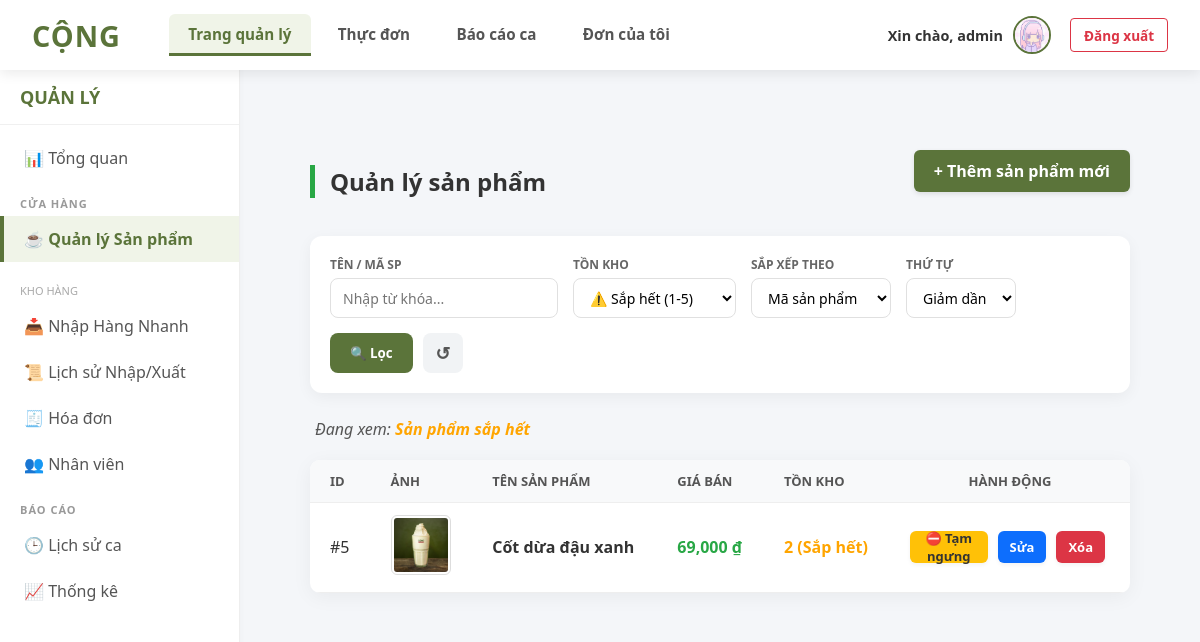
/admin/product_list.php?view=low (signed in), run on the app's committed database.
### tables this page shows
CREATE TABLE `users` (
  `id` int(11) NOT NULL,
  `username` varchar(100) NOT NULL,
  `password` varchar(255) NOT NULL COMMENT 'Lưu mật khẩu đã hash',
  `full_name` varchar(255) DEFAULT NULL,
  `role` enum('admin','staff') NOT NULL DEFAULT 'staff',
  `security_code` varchar(50) DEFAULT NULL,
  `shift` varchar(20) DEFAULT 'full',
  `gender` varchar(10) DEFAULT 'Khác',
  `birth_year` int(11) DEFAULT 2000,
  `phone` varchar(20) DEFAULT '',
  `address` text DEFAULT '',
  `avatar` varchar(255) DEFAULT 'default_user.png'
);

CREATE TABLE `products` (
  `id` int(11) NOT NULL,
  `category_id` int(11) NOT NULL,
  `name` varchar(255) NOT NULL,
  `price` int(11) NOT NULL,
  `original_price` decimal(10,2) DEFAULT 0.00,
  `stock` int(11) NOT NULL,
  `image` varchar(255) DEFAULT 'default.jpg',
  `description` text DEFAULT NULL,
  `is_locked` tinyint(1) DEFAULT 0
);

### admin/product_list.php (the view, shortened to what this page needs)
<?php
require '../includes/header.php';
require '../includes/admin_sidebar.php';
echo '<div class="main-with-sidebar">';
$search = "";
$stock_filter = "all";
$sort_by = "id";
$order_dir = "DESC";
$sql = "SELECT * FROM products WHERE 1=1";
if (isset($_GET['view']) && $_GET['view'] == 'low') {
    $stock_filter = 'low';
    $sql .= " AND stock <= 5";
}
$sql .= " ORDER BY $sort_by $order_dir";
$result = mysqli_query($conn, $sql);
?>
<div class="admin-wrapper" style="margin: 0; max-width: none;">
    <div style="display:flex; justify-content:space-between; align-items:center; margin-bottom: 1.5rem;">
        <h2 class="title-product" style="margin-bottom:0;">Quản lý sản phẩm</h2>
        <a href="product_add.php" class="btn-add">+ Thêm sản phẩm mới</a>
    </div>
    <div class="filter-card">
        <form method="GET" action="" class="filter-row">
            <div class="filter-group">
                <label>Tên / Mã SP</label>
                <input type="text" name="search" class="form-control" placeholder="Nhập từ khóa..." value="<?php echo htmlspecialchars($search); ?>">
            </div>
            <div class="filter-group">
                <label>Tồn kho</label>
                <select name="stock_filter" class="form-control">
                    <option value="low" <?php if($stock_filter == 'low') echo 'selected'; ?>>⚠️ Sắp hết (1-5)</option>
                </select>
            </div>
            <div class="filter-group">
                <label>Sắp xếp theo</label>
                <select name="sort_by" class="form-control">
                    <option value="id" <?php if($sort_by == 'id') echo 'selected'; ?>>Mã sản phẩm</option>
                </select>
            </div>
            <div class="filter-group">
                <label>Thứ tự</label>
                <select name="order_dir" class="form-control" style="min-width: 100px;">
                    <option value="DESC" <?php if($order_dir == 'DESC') echo 'selected'; ?>>Giảm dần</option>
                </select>
            </div>
            <div class="filter-group action-group" style="flex-direction: row; align-items: flex-end;">
                <button type="submit" class="btn-filter">🔍 Lọc</button>
                <?php if(!empty($search) || $sort_by != 'id' || $stock_filter != 'all'): ?>
                    <a href="product_list.php" class="btn-reset" title="Đặt lại">↺</a>
                <?php endif; ?>
            </div>
        </form>
    </div>
    <?php if($stock_filter != 'all'): ?>
        <div style="margin-bottom: 15px; font-style: italic; color: #555; padding-left: 5px;">
            Đang xem:
            <strong>
                <?php
                    if($stock_filter=='out') echo '<span style="color:red">Sản phẩm hết hàng</span>';
                    elseif($stock_filter=='low') echo '<span style="color:orange">Sản phẩm sắp hết</span>';
                    elseif($stock_filter=='high') echo '<span style="color:green">Sản phẩm còn nhiều</span>';
                ?>
            </strong>
        </div>
    <?php endif; ?>
    <?php if ($result && mysqli_num_rows($result) > 0): ?>
    <table>
        <thead>
            <tr>
                <th>ID</th>
                <th>Ảnh</th>
                <th>Tên sản phẩm</th>
                <th>Giá bán</th>
                <th>Tồn kho</th>
                <th class="actions">Hành động</th>
            </tr>
        </thead>
        <tbody>
            <?php while ($row = mysqli_fetch_assoc($result)) {
                $is_locked = (isset($row['is_locked']) && $row['is_locked'] == 1);
            ?>
                <tr class="<?php echo $is_locked ? 'row-locked' : ''; ?>">
                    <td>#<?php echo $row['id']; ?></td>
                    <td>
                        <?php if (!empty($row['image'])): ?>
                            <img src="uploads/<?php echo htmlspecialchars($row['image']); ?>" alt="Img" style="<?php echo $is_locked ? 'filter:grayscale(100%);' : ''; ?>">
                        <?php else: ?>
                            <span style="color:#ccc; font-size:12px;">No img</span>
                        <?php endif; ?>
                    </td>
                    <td>
                        <strong><?php echo htmlspecialchars($row['name']); ?></strong>
                    </td>
                    <td style="color: #28a745; font-weight: bold;">
                        <?php echo number_format($row['price']); ?> ₫
                    </td>
                    <td>
                        <?php
                        if($row['stock'] > 5) echo $row['stock'];
                        elseif($row['stock'] > 0) echo '<span style="color:orange; font-weight:bold;">'.$row['stock'].' (Sắp hết)</span>';
                        else echo '<span style="color:red; font-weight:bold;">Hết hàng</span>';
                        ?>
                    </td>
                    <td class="actions">
                    <div style="display: flex; gap: 5px; justify-content: flex-start;">
                        <?php if ($is_locked): ?>
                            <a href="product_toggle.php?id=<?php echo $row['id']; ?>" class="btn-action btn-unlock" title="Mở bán lại">
                                🔓 Mở lại
                            </a>
                        <?php else: ?>
                            <a href="product_toggle.php?id=<?php echo $row['id']; ?>" class="btn-action btn-lock" title="Tạm ngưng món này">
                                ⛔ Tạm ngưng
                            </a>
                        <?php endif; ?>
                        <a href="product_edit.php?id=<?php echo $row['id']; ?>" class="btn-action btn-edit">
                            Sửa
                        </a>
                        <a href="product_delete.php?id=<?php echo $row['id']; ?>"
                           onclick="confirmDelete(event, this.href, '<?php echo htmlspecialchars(addslashes($row['name'])); ?>')"
                           class="btn-action btn-delete">
                           Xóa
                        </a>
                    </div>
                </td>
            </tr>
            <?php } ?>
        </tbody>
    </table>
    <?php else: ?>
        <div style="text-align:center; padding: 40px; color: #777; background:white; border-radius:8px; margin-top:20px;">
            Không tìm thấy sản phẩm nào phù hợp với bộ lọc hiện tại.
        </div>
    <?php endif; ?>
</div>
<?php
echo '</div>';
?>

### includes/header.php (shortened to what this page needs)
<?php
$current_page = basename($_SERVER['PHP_SELF']);
function isActive($page_name, $current_page) {
    if (is_array($page_name)) {
        return in_array($current_page, $page_name) ? 'active' : '';
    }
    return ($current_page == $page_name) ? 'active' : '';
}
$has_image = false; $avatar_url = ""; $first_char = "U"; $profile_link = "#";
if (isset($_SESSION['user_id'])) {
    if ($conn) {
        $uid = intval($_SESSION['user_id']);
        $q_avt = mysqli_query($conn, "SELECT avatar FROM users WHERE id = $uid");
        if ($q_avt && mysqli_num_rows($q_avt) > 0) {
            $r_avt = mysqli_fetch_assoc($q_avt);
            if (!empty($r_avt['avatar']) && $r_avt['avatar'] != 'default_user.png') {
                $has_image = true;
                $avatar_url = "/QuanLyCaPhe/admin/uploads/" . $r_avt['avatar'];
            }
        }
    }
    if (isset($_SESSION['username'])) {
        $first_char = strtoupper(substr($_SESSION['username'], 0, 1));
    }
    $profile_link = "/QuanLyCaPhe/admin/user_view.php?id=" . $uid;
}
?>
<!DOCTYPE html>
<html lang="vi">
<head>
    <link rel="stylesheet" href="/QuanLyCaPhe/css/admin_style.css">
    <link rel="stylesheet" href="/QuanLyCaPhe/css/header_style.css">
</head>
<body>
<header>
    <div class="header-container">
        <div class="header-left">
            <a href="/QuanLyCaPhe/index.php" class="logo">Cộng</a>
            <?php if (isset($_SESSION['user_id'])): ?>
            <nav>
                <ul>
                    <?php if ($_SESSION['role'] == 'admin'): ?>
                        <?php
                        $admin_pages = [
                            'dashboard.php',
                            'product_list.php', 'product_add.php', 'product_edit.php',
                            'order_list.php', 'order_details.php',
                            'user_list.php', 'user_add.php', 'user_edit.php', 'user_view.php',
                            'shift_history.php', 'stats.php'
                        ];
                        ?>
                        <li>
                            <a href="/QuanLyCaPhe/admin/dashboard.php" class="<?php echo isActive($admin_pages, $current_page); ?>">
                                Trang quản lý
                            </a>
                        </li>
                    <?php endif; ?>
                    <li>
                        <a href="/QuanLyCaPhe/pos/pos.php" class="<?php echo isActive('pos.php', $current_page); ?>">
                            Thực đơn
                        </a>
                    </li>
                    <li>
                        <a href="/QuanLyCaPhe/pos/shift_report.php" class="<?php echo isActive('shift_report.php', $current_page); ?>">
                            Báo cáo ca
                        </a>
                    </li>
                    <li>
                        <a href="/QuanLyCaPhe/pos/my_orders.php" class="<?php echo isActive('my_orders.php', $current_page); ?>">
                            Đơn của tôi
                        </a>
                    </li>
                </ul>
            </nav>
            <?php endif; ?>
        </div>
        <?php if (isset($_SESSION['user_id'])): ?>
            <div class="user-info">
                <a href="<?php echo $profile_link; ?>" style="display:flex; align-items:center; gap:10px; text-decoration:none; color:#333;">
                    <span>Xin chào, <?php echo htmlspecialchars($_SESSION['username']); ?></span>
                    <?php if ($has_image): ?>
                        <img src="<?php echo $avatar_url; ?>" class="avatar-img" alt="Avt">
                    <?php else: ?>
                        <div class="avatar-letter"><?php echo $first_char; ?></div>
                    <?php endif; ?>
                </a>
                <a href="/QuanLyCaPhe/logout.php" class="logout-link">Đăng xuất</a>
            </div>
        <?php else: ?>
            <div class="user-info">
                <a href="/QuanLyCaPhe/login.php" class="logout-link" style="color: #007bff; border-color: #007bff;">Đăng nhập</a>
            </div>
        <?php endif; ?>
    </div>
</header>
<main class="content">

### css/admin_style.css (style rules this page uses)
.admin-wrapper { max-width: 1200px; margin: 0 auto; padding: 30px 20px; margin-top: 20px; }
h2 { color: #333; margin-bottom: 1.5rem; font-size: 24px; border-left: 5px solid #5B743A; padding-left: 15px; }
h2.title-product { border-color: #28a745; }
table { width: 100%; border-collapse: separate; border-spacing: 0; background-color: white; box-shadow: 0 4px 20px rgba(0, 0, 0, 0.05); border-radius: 10px; overflow: hidden; margin-bottom: 20px; margin-top: 20px; }
th, td { border-bottom: 1px solid #eee; padding: 12px 20px; text-align: left; vertical-align: middle; }
th { background-color: #f8f9fa; font-weight: 700; color: #555; text-transform: uppercase; font-size: 13px; }
table img { max-width: 60px; border-radius: 6px; border: 1px solid #ddd; padding: 2px; }
th.actions, td.actions { width: 240px; min-width: 240px; text-align: center; }
.filter-card { background: white; padding: 20px; border-radius: 12px; box-shadow: 0 4px 15px rgba(0,0,0,0.05); margin-bottom: 25px; display: flex; justify-content: space-between; align-items: flex-end; flex-wrap: wrap; gap: 20px; }
.filter-row { display: flex; gap: 15px; align-items: flex-end; flex-wrap: wrap; }
.filter-group { display: flex; flex-direction: column; gap: 5px; }
.filter-group label { font-size: 12px; font-weight: 600; color: #666; text-transform: uppercase; }
.form-control { height: 40px; border: 1px solid #e0e0e0; border-radius: 8px; padding: 0 12px; font-size: 14px; min-width: 140px; transition: all 0.2s; background-color: #fff; --filter-focus-color: #5B743A; }
.btn-add { display: inline-block; background-color: #5B743A; color: white; padding: 10px 20px; text-decoration: none; border-radius: 6px; font-weight: bold; box-shadow: 0 2px 5px rgba(0,0,0,0.1); margin-bottom: 20px; }
.btn-filter { height: 40px; padding: 0 20px; background: #5B743A; color: white; border: none; border-radius: 8px; font-weight: 600; cursor: pointer; transition: 0.2s; display: flex; align-items: center; gap: 5px; }
.btn-reset { height: 40px; width: 40px; display: flex; align-items: center; justify-content: center; background: #f1f3f5; color: #555; border-radius: 8px; text-decoration: none; font-weight: bold; font-size: 18px; margin-left: 5px; }
.btn-action { display: inline-flex; align-items: center; justify-content: center; padding: 6px 12px; font-size: 13px; font-weight: 600; border-radius: 6px; text-decoration: none; transition: all 0.2s ease; border: none; cursor: pointer; box-shadow: 0 2px 4px rgba(0,0,0,0.05); margin-right: 5px; height: 32px; }
.btn-edit { background: #0d6efd; color: white; }
.btn-lock { background: #ffc107; color: #333; }
.btn-delete { background: #dc3545; color: white; }
.main-with-sidebar { margin-left: 240px; padding: 30px; width: auto; }

### data on the page
users: avatar (picture)
products: id "5", image (picture), name "Cốt dừa đậu xanh", price "69,000", stock "2"

### other printed values
$_SESSION['username'] "admin"
